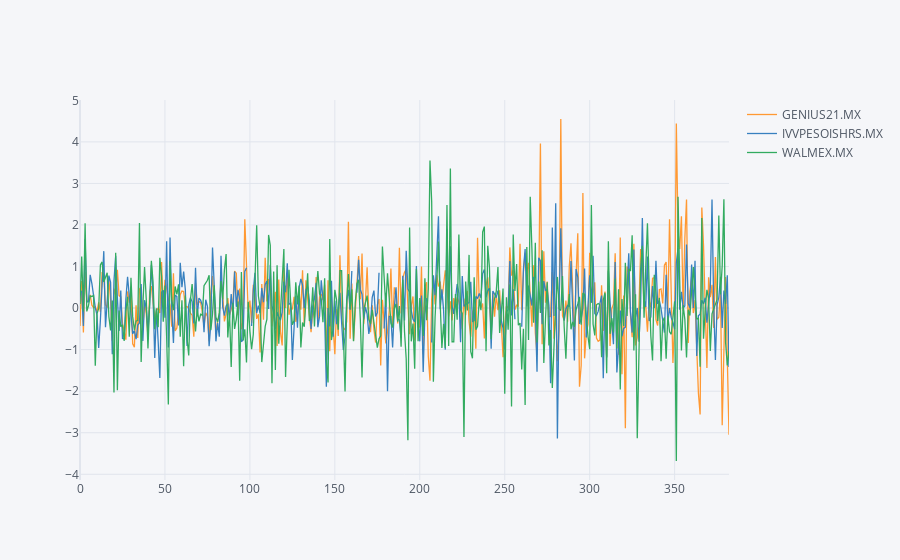

The code cell stored with this chart in its notebook:
### Code cell
# plot mx portfolio
cf.set_config_file(offline = True)
mx_portfolio_diff_df.iplot()

### Figure 1 — Plotly figure (JSON) as saved in the notebook; plotly's stock layout.template omitted (floating-point values rounded to 4 significant figures; data arrays with more than 128 entries replaced by an {"elided": "..."} marker saying what was removed)
{"data": [{"line": {"color": "rgba(255, 153, 51, 1.0)", "dash": "solid", "shape": "linear", "width": 1.3}, "mode": "lines", "name": "GENIUS21.MX", "text": "", "type": "scatter", "x": {"elided": "383 int values"}, "y": {"elided": "383 float values"}}, {"line": {"color": "rgba(55, 128, 191, 1.0)", "dash": "solid", "shape": "linear", "width": 1.3}, "mode": "lines", "name": "IVVPESOISHRS.MX", "text": "", "type": "scatter", "x": {"elided": "383 int values"}, "y": {"elided": "383 mixed values"}}, {"line": {"color": "rgba(50, 171, 96, 1.0)", "dash": "solid", "shape": "linear", "width": 1.3}, "mode": "lines", "name": "WALMEX.MX", "text": "", "type": "scatter", "x": {"elided": "383 int values"}, "y": {"elided": "383 float values"}}], "layout": {"legend": {"bgcolor": "#F5F6F9", "font": {"color": "#4D5663"}}, "paper_bgcolor": "#F5F6F9", "plot_bgcolor": "#F5F6F9", "title": {"font": {"color": "#4D5663"}}, "xaxis": {"gridcolor": "#E1E5ED", "showgrid": true, "tickfont": {"color": "#4D5663"}, "title": {"font": {"color": "#4D5663"}, "text": ""}, "zerolinecolor": "#E1E5ED"}, "yaxis": {"gridcolor": "#E1E5ED", "showgrid": true, "tickfont": {"color": "#4D5663"}, "title": {"font": {"color": "#4D5663"}, "text": ""}, "zerolinecolor": "#E1E5ED"}}}
